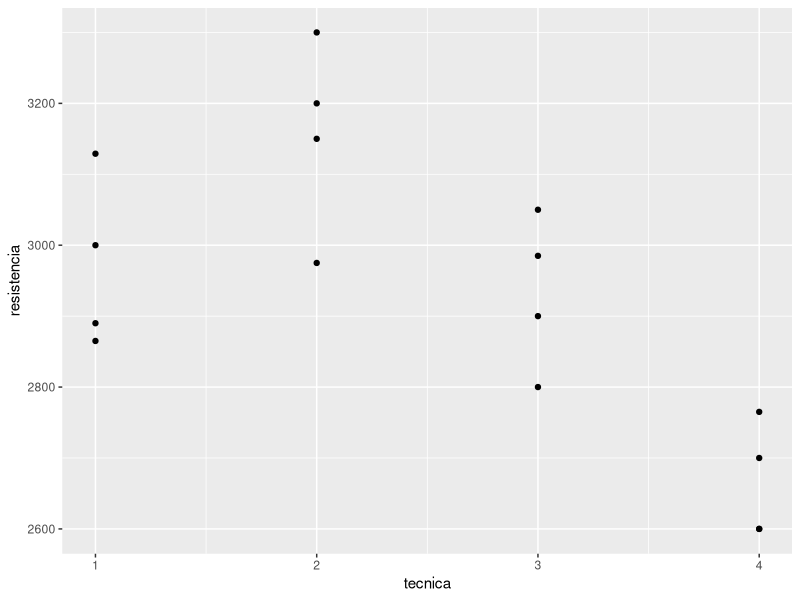
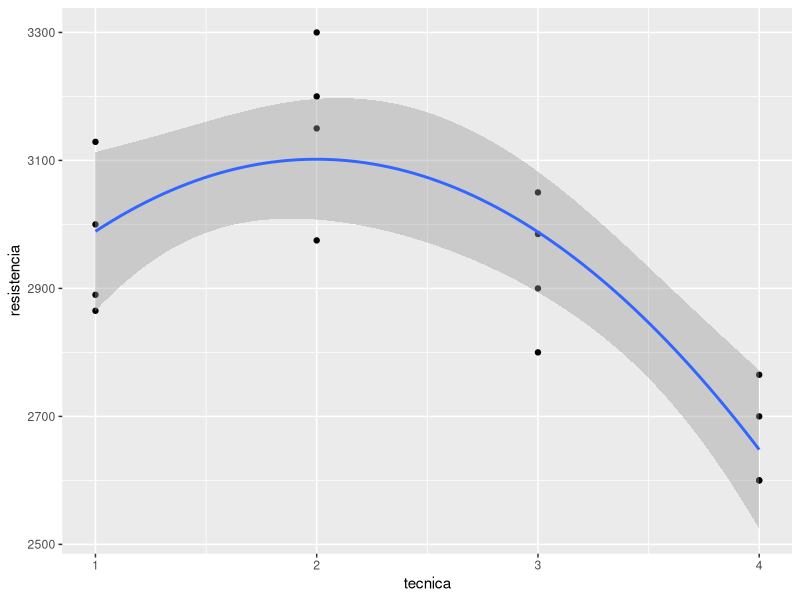
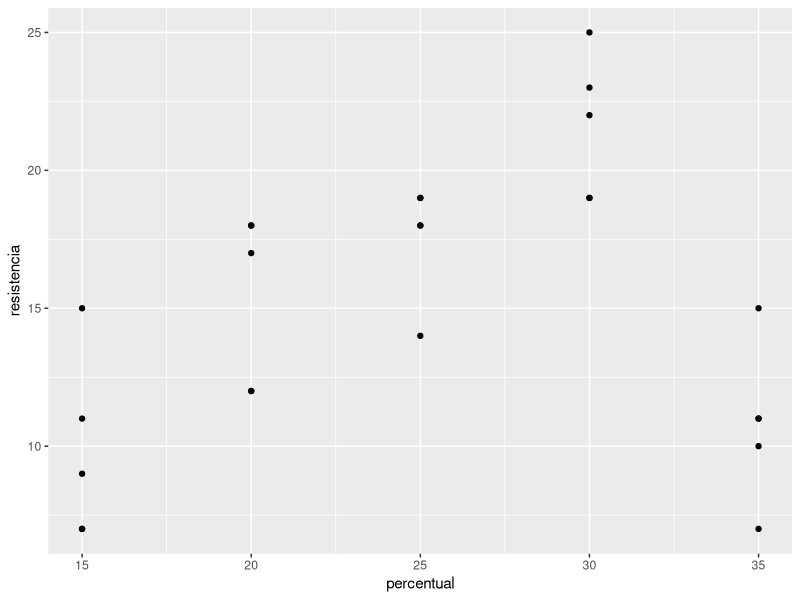
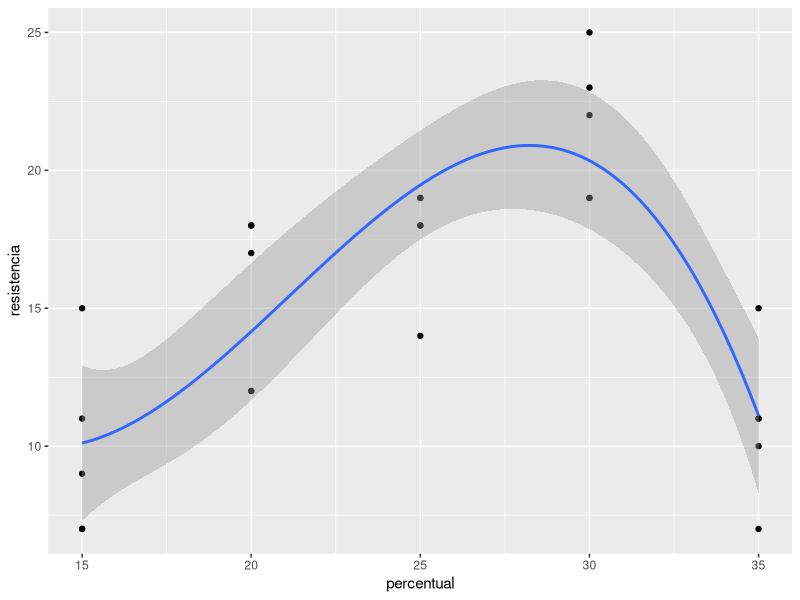
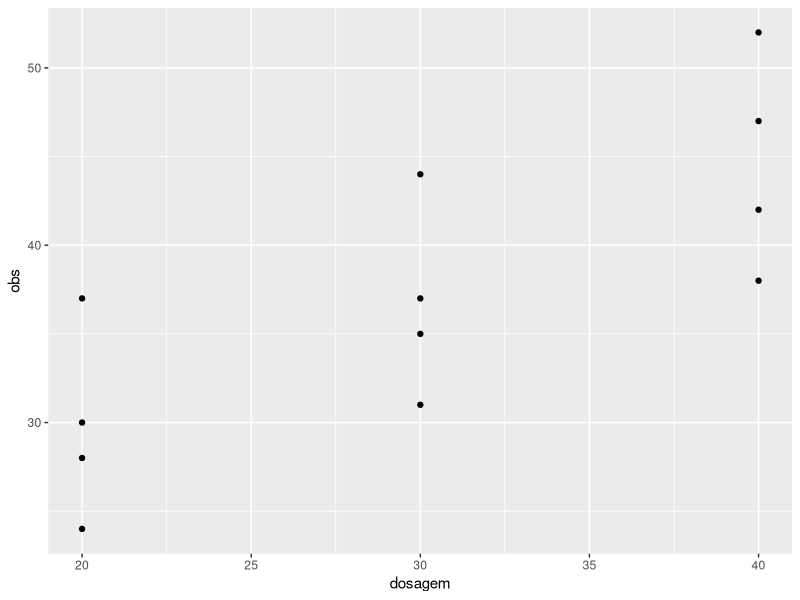
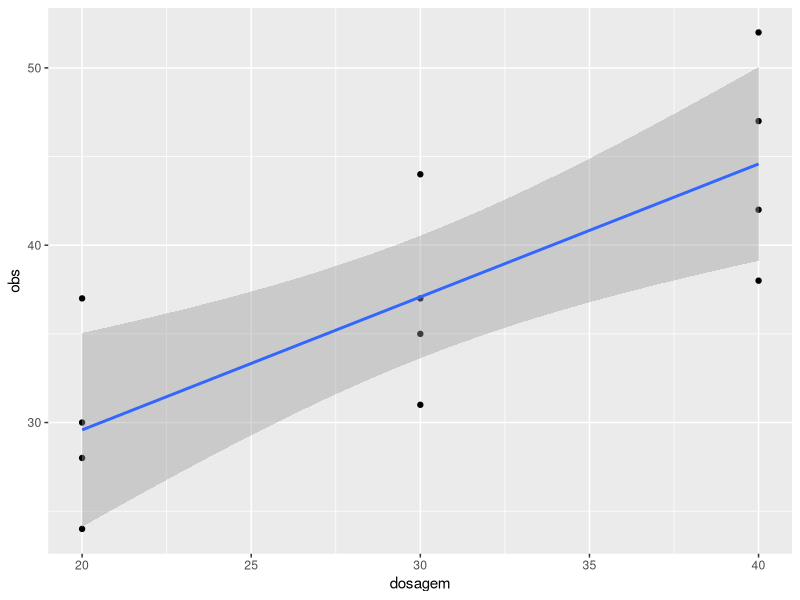
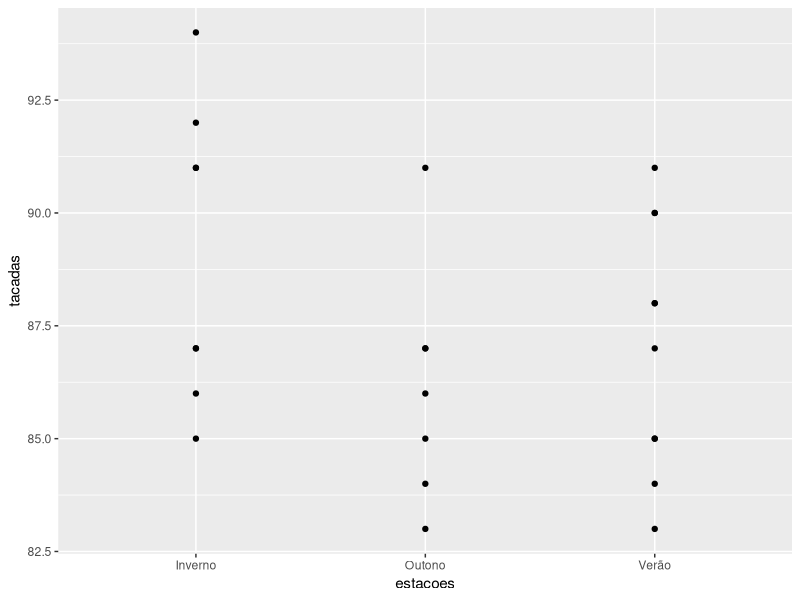
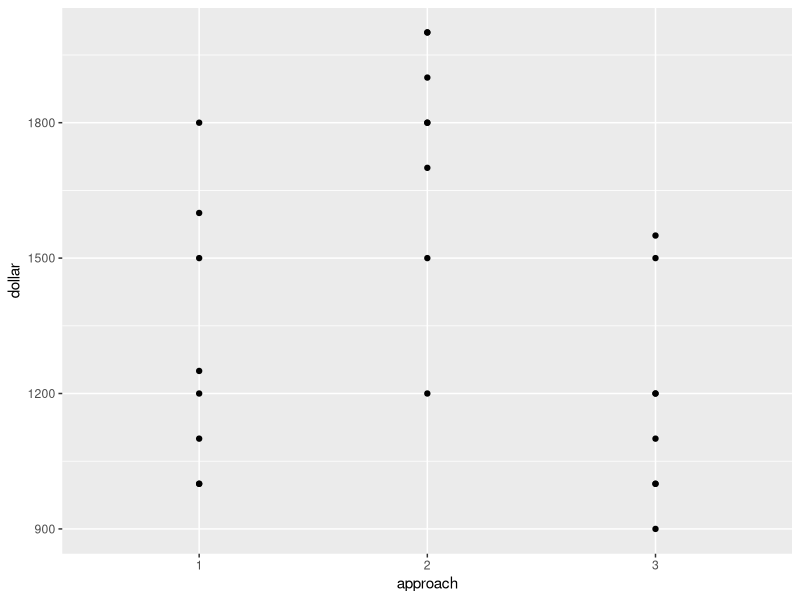

These figures' R source, in order:
## ---- chunk 1
knitr::opts_chunk$set(echo = TRUE)
rm(list = ls())
library(ggplot2)
## ---- chunk 2
# dataset
cimento <- data.frame(tecnica = c(rep(1,4), rep(2,4), rep(3,4), rep(4,4)), resistencia = c(3129,3000,2865,2890,3200,3300,2975,3150,2800,2900,2985,3050,2600,2700,2600,2765))
cimento$tecnica_fator = factor(cimento$tecnica)

# dispersão dos dados
ggplot(data = cimento, mapping = aes(x = tecnica, y = resistencia)) + 
  geom_point()

# contrastes polinomiais
contrasts(cimento$tecnica_fator) = contr.poly(4)

# modelagem polinômios ortogonais
mod_anova <- aov(resistencia ~ tecnica_fator, data = cimento)
summary(mod_anova, split = list("tecnica_fator" = list("L"=1,"Q"=2,"C"=3)))

# ajuste do modelo
ggplot(data = cimento, mapping = aes(x = tecnica, y = resistencia)) + 
  geom_point() + 
  geom_smooth(method = "lm", formula = y~I(x)+I(x^2))
## ---- chunk 3
# dataset
algodao <- data.frame(percentual = c(rep(15,5),rep(20,5),rep(25,5),rep(30,5),rep(35,5)), resistencia = c(7,7,15,11,9,12,17,12,18,18,14,19,19,18,18,19,25,22,19,23,7,10,11,15,11))
algodao$percentual_fator = factor(algodao$percentual)
# dispersão dos dados
ggplot(data = algodao, mapping = aes(x = percentual, y = resistencia)) +
  geom_point()

# contrastes
contrasts(algodao$percentual_fator) = contr.poly(5)

# modelo polinomial
mod_anova = aov(resistencia ~ percentual_fator, data = algodao)
summary(mod_anova, split = list("percentual_fator" = list("L"=1,"Q"=2,"C"=3,"^4"=4)))

# ajuste do modelo
ggplot(data = algodao, mapping = aes(x = percentual, y = resistencia)) +
  geom_point() +
  geom_smooth(method = "lm", formula = y~poly(x,3))

## ---- chunk 4
rm(list = ls())
# dataset
droga <- data.frame(dosagem = c(rep(20,4),rep(30,4),rep(40,4)),
                    obs = c(24,28,37,30,37,44,31,35,42,47,52,38))
droga$dosagem_fator = factor(droga$dosagem)

# dispersão dos dados
ggplot(data = droga, mapping = aes(x = dosagem, y = obs)) +
  geom_point()

# modelo reduzido
mod_reduced = lm(obs ~ dosagem, data = droga)
# modelo completo
mod_full = aov(obs ~ dosagem_fator, data = droga)

# teste de ajuste do modelo
anova(mod_reduced, mod_full)

# contrastes
contrasts(droga$dosagem_fator) = contr.poly(3)

# modelo
mod_anova <- aov(obs ~ dosagem_fator, data = droga)
summary(mod_anova, split = list("dosagem_fator"=list("L"=1,"Q"=2)))

# ajuste do modelo
ggplot(data = droga, mapping = aes(x = dosagem, y = obs)) +
  geom_point() +
  geom_smooth(method = "lm", formula = y~x)
## ---- chunk 5
rm(list = ls())

golfe <- data.frame(estacoes = factor(c(rep("Verão",10),rep("Outono",7),rep("Inverno",8))),
                    tacadas = c(83,85,85,87,90,88,88,84,91,
                                90,91,87,84,87,85,86,83,94,
                                91,87,85,87,91,92,86))
golfe$estac_num <- c(rep(1,10),rep(2,7), rep(3,8)) # PODE FAZER ISSO AQUI?????

# dispersão dos dados
ggplot(data = golfe, mapping = aes(x = estacoes, y = tacadas)) + 
  geom_point()

# modelos
mod_reduzido <- lm(tacadas ~ estac_num, data = golfe)
mod_compl <- aov(tacadas ~ estacoes, data = golfe)

# ajuste do modelo
anova(mod_reduzido, mod_compl)

# contrastes
contrasts(x = golfe$estacoes) = contr.poly(3)

mod_anova <- aov(tacadas ~ estacoes, data = golfe)
summary(mod_anova, split = list("estacoes" = list("L"=1,"Q"=2))) # E AIIIII??????
## ---- chunk 6
rm(list = ls())

opera <- data.frame(approach = factor(c(rep(1,8),rep(2,8),rep(3,8))),
                    approach_num = c(rep(1,8),rep(2,8),rep(3,8)),
                    dollar = c(1000,1500,1200,1800,1600,1100,1000,1250,
                               1500,1800,2000,1200,2000,1700,1800,1900,
                               900,1000,1200,1500,1200,1550,1000,1100))

# dispersão
ggplot(data = opera, mapping = aes(x = approach, y = dollar)) +
  geom_point()

# contrastes
contrasts(opera$approach) = contr.poly(3)

# modelo
mod_anova <- aov(dollar ~ approach, data = opera)
summary(mod_anova, split = list("approach" = list("L"=1,"Q"=2)))

# ajuste do modelo
ggplot(data = opera, mapping = aes(x = approach_num, y = dollar)) + 
  geom_point() + xlab("Approach") + ylab("Contributions $") +
  geom_smooth(method = "lm", formula = y ~ I(x)+I(x^2))

## ---- chunk 7
rm(list = ls())

tijolo <- data.frame(temperaturas= c(rep(100,5),rep(125,4),rep(150,5),rep(175,4)),
                     densidade=c(21.8,21.9,21.7,21.6,21.7,21.7,21.4,21.5,21.4,
                                 21.9,21.8,21.8,21.6,21.5,21.9,21.7,21.8,21.4))
tijolo$temperaturaF <- factor(tijolo$temperaturas)

# dispersão dos dados
ggplot(data = tijolo, mapping = aes(x = temperaturaF, y = densidade)) + 
  geom_point()

summary(aov(densidade ~ temperaturaF, data = tijolo))

# contrastes
contrasts(tijolo$temperaturaF) = contr.poly(4)

# modelo
mod_anova = aov(densidade ~ temperaturaF, data = tijolo)
summary(mod_anova, split = list("temperaturaF" = list("L"=1,"Q"=2,"C"=3)))
# No caso nenhum modelo se ajusta bem aos dados??????????????????????????????????????????
## ---- chunk 8
rm(list = ls())

tv <- data.frame(revest = c(rep(1,4),rep(2,4),rep(3,4),rep(4,4)),
                 condutividade = c(143,141,150,146,152,149,137,143,
                                   134,136,132,127,129,127,132,129))

tv$revestimento <- factor(tv$revest)

# dispersão dos dados
ggplot(data = tv, mapping = aes(x = revest, y = condutividade)) + 
  geom_point()

# contrastes
contrasts(tv$revestimento) = contr.poly(4)

# modelo
mod_anova <- aov(condutividade ~ revestimento, data = tv)
summary(mod_anova, split = list("revestimento" = list("L"=1,"Q"=2,"C"=3)))

# ajuste do modelo
ggplot(data = tv, mapping = aes(x = revest, y = condutividade)) +
  geom_point() + xlab("tipo de revestimento") +
  geom_smooth(method = "lm", formula = y~poly(x,3))
## ---- chunk 9
rm(list = ls())

concreto <- data.frame(hastes = c(rep(10,3),rep(15,3),rep(20,3),rep(25,3)),
                       resistencia = c(1530,1530,1440,1610,1650,1500,
                                       1560,1730,1530,1500,1490,1510))
concreto$hastes_factor <- factor(concreto$hastes)

# dispersão dos dados
ggplot(data = concreto, mapping = aes(x = hastes, y = resistencia)) + 
  geom_point()

# contrastes
contrasts(concreto$hastes_factor) = contr.poly(4)

# modelo
mod_anova <- aov(resistencia ~ hastes_factor, data = concreto)
summary(mod_anova, split = list("hastes_factor" = list('L'=1,'Q'=2,'C'=3)))

# ajuste do modelo
ggplot(data = concreto, mapping = aes(x = hastes, y = resistencia)) + 
  geom_point() + xlab("N° de vezes no uso da haste") + ylab("Resistência à compressão") + 
  geom_smooth(method = "lm", formula = y~I(x)+I(x^2))
## ---- chunk 10
rm(list = ls())

chuveiros <- data.frame(diametro = c(rep(0.37,4),rep(0.51,4),rep(0.71,4),
                                     rep(1.02,4),rep(1.40,4),rep(1.99,4)),
                        radonio = c(80,83,83,85,75,75,79,79,74,73,76,77,
                                    67,72,74,74,62,62,67,69,60,61,64,66))
chuveiros$diametro_factor = factor(chuveiros$diametro)

# dispersão dos dados 
ggplot(data = chuveiros, mapping = aes(x = diametro, y = radonio)) +
  geom_point()

# contrastes
contrasts(chuveiros$diametro_factor) = contr.poly(6)

# modelo
mod_anova <- aov(radonio ~ diametro_factor, data = chuveiros)
summary(mod_anova, split = list("diametro_factor" = 
                            list('L'=1,'Q'=2,'C'=3,'^4'=4,'^5'=5)))

# ajuste do modelo
ggplot(data = chuveiros, mapping = aes(x = diametro, y = radonio)) + 
  geom_point() + xlab("diâmetro do orifício") + ylab("taxa de radônio") + 
  geom_smooth(method = "lm", formula = y~x)
